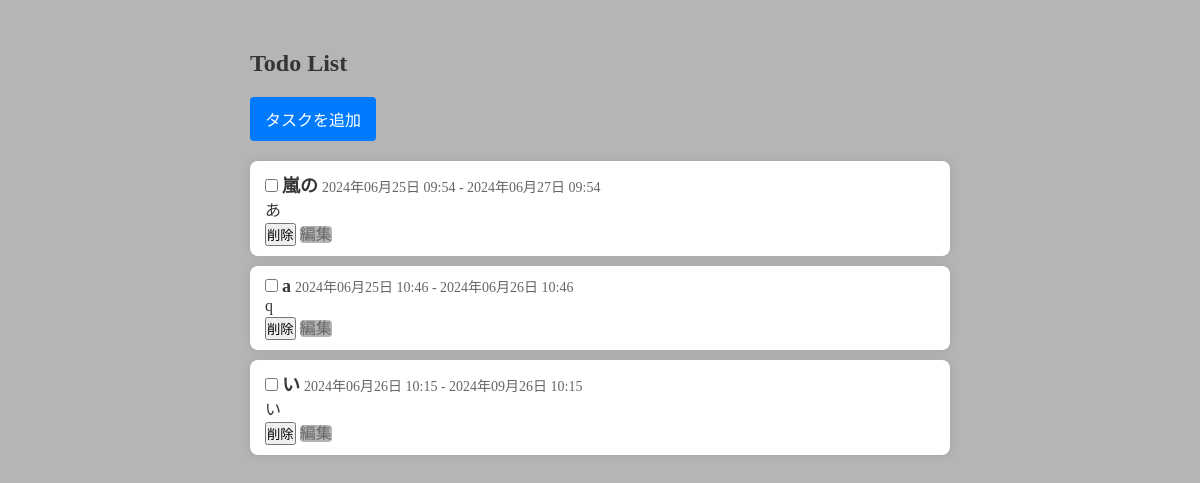
The page / on the database its author committed.
### mytodo/models.py (models this page shows, shortened)
class Task(models.Model):
    class Meta:
        db_table = "tasks"
    title = models.CharField(verbose_name="タスク名", max_length=255)
    description = models.TextField(verbose_name="詳細", null=True, blank=True)
    complete = models.IntegerField(verbose_name="完了フラグ", default=0 )
    start_date = models.DateTimeField(verbose_name="開始日", null=True, blank=True)
    end_date = models.DateTimeField(verbose_name="終了日", null=True, blank=True)

### mytodo/views.py (the view)
class IndexView(View):
    def get(self, request):
        todo_list = Task.objects.all().order_by('complete', 'start_date')
        context = {
            "todo_list": todo_list
        }
        return render(request, "mytodo/index.html", context)

### templates/mytodo/index.html (shortened to what this page needs)
{% extends "base.html" %}
{% block contents %}
<div class="index">
    <h1>Todo List</h1>
    <div class="sample">
        <a href="{% url 'add' %}">タスクを追加</a>
    </div>
    <ul>
        {% for task in todo_list %}
            <li class="{% if task.complete %}complete{% endif %}">
                <form action="{% url 'update_task_complete' %}" method="post" style="display: inline;">
                    <input type="checkbox" name="task_{{ task.id }}" onchange="this.form.submit()" {% if task.complete %}checked{% endif %} >
                </form>
                <div class="task-header" style="display: inline;">
                    <span class="task-title"> {{ task.title }}</span>
                    <span class="task-date">
                        {{ task.start_date|date:"Y年m月d日 H:i" }} - {{ task.end_date|date:"Y年m月d日 H:i" }}
                    </span>
                </div>
                <p class="description">{{ task.description }}</p>
                <form action="{% url 'delete_task' task.id %}" method="post" style="">
                    <button type="submit">削除</button>
                    <a href="{% url 'edit_task' task.id %}">編集</a>
                </form>
            </li>
        {% endfor %}
    </ul>
</div>
{% endblock %}

### templates/base.html (shortened to what this page needs)
{% load static %}
<!DOCTYPE html>
<html lang="ja">
<head>
    <link rel="stylesheet" href="{% static 'css/style.css' %}">
</head>
<body>
    <div class="container">
        {% block contents %}
        {% endblock %}
    </div>
</body>
</html>

### static/css/style.css (style rules this page uses)
* { margin: 0; padding: 0; }
.index a { text-decoration: none; background-color: rgb(181,181,181); border-radius: 4px; color: #666; }
.container { height: 100vh; padding: 50px 250px; background-color: rgb(181, 181, 181); color: rgb(53, 53, 53); }
.sample a { display: inline-block; margin-bottom: 20px; padding: 10px 15px; background-color: #007bff; color: white; text-decoration: none; border-radius: 4px; }
.index ul { list-style-type: none; }
.index li { background-color: #fff; margin-bottom: 10px; padding: 10px 15px; border-radius: 8px; box-shadow: 0 0 10px rgba(0,0,0,0.1); }
.task-header { display: flex; justify-content: space-between; align-items: center; margin-bottom: 5px; }
.task-title { font-weight: bold; font-size: 18px; }
.task-date { font-size: 14px; color: #666; }
h1 { font-size: 24px; margin-bottom: 20px; }

### rows shown on the page
Task: title "嵐の", start_date "2024年06月25日 09:54", end_date "2024年06月27日 09:54", description "あ"
Task: title "a", start_date "2024年06月25日 10:46", end_date "2024年06月26日 10:46", description "q"
Task: title "い", start_date "2024年06月26日 10:15", end_date "2024年09月26日 10:15", description "い"
